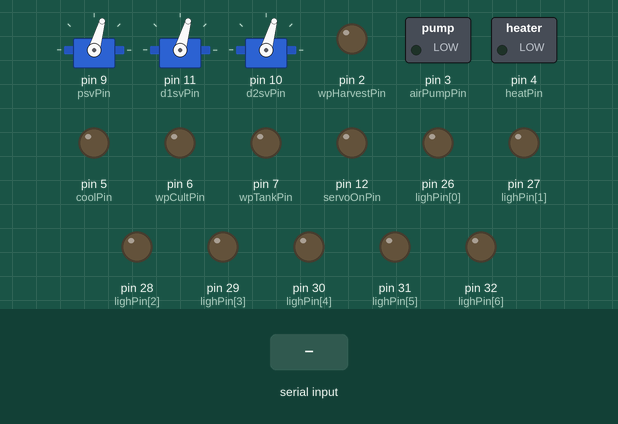
This sketch was run on a simulated Arduino Mega 2560, built with avr-gcc and run on an emulated ATmega2560. Shown: 3 × servo, switched loads named in the sketch (green lamp = pin HIGH), output pins drawn as LEDs (lit = HIGH). The test bench sets the inputs (shaded band). What the sketch prints to the serial monitor is not drawn.

Above: at 0.1 s.
At 1.6 s:
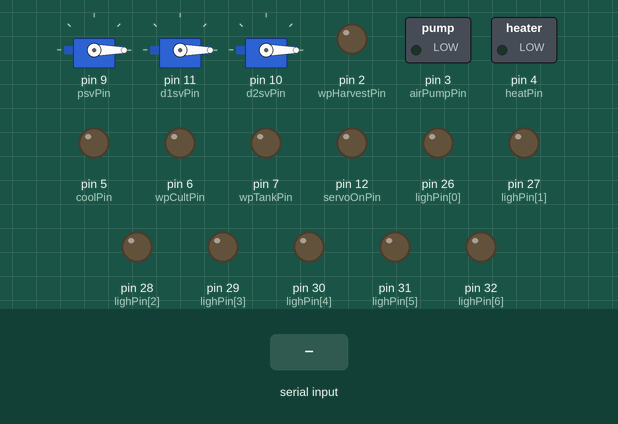
1.7 s: "1" received over the second serial link
Timing chart, 0 to 4.7 s (numbered marks = the images above; inputs shaded):
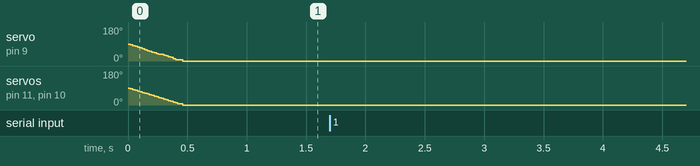

The sketch:

brain.ino
```cpp
#include <ArduinoJson.h>
#include <VarSpeedServo.h>

//Incoming Data doc from brainESP
const size_t capacity = JSON_OBJECT_SIZE(27) + 300;
DynamicJsonDocument brain(capacity);
const char* json[capacity];

const size_t capacity2 = JSON_OBJECT_SIZE(2);
DynamicJsonDocument docout(capacity2);


//Servo Setup Requirements
VarSpeedServo harvestServo1;
VarSpeedServo dumpServo1;
VarSpeedServo dumpServo2;


//Serial Readings
int lp1_1, lp1_2, lp1_3, lp1_4,
    lp2_1, lp2_2, lp2_3, lp2_4,
    chillSS, chillOn, heatOn, airSS,
    topUp, phDown, nutMix, sPump, hAM, hSS,
    servoOn, psv, d1sv, d2sv,
    pOpen, pClose, d1Open, d1Close, d2Open, d2Close;

//Lighting On/Off
int lp[]  = {0, 0, 0, 0, 0, 0, 0, 0};
int lpL[] = {0, 0, 0, 0, 0, 0, 0, 0};
int lighPin[] = {26, 27, 28, 29, 30, 31, 32, 33};

//Servo Control
int servoOnPin = 12, psvPin = 9, d1svPin = 11, d2svPin = 10;
int d1svL = 0, d2svL = 0, psvL = 0;
byte servoOnCheck = 0;
unsigned long d1Millis, lastD1Delay, d1Delay = 300;

unsigned long servoMillis, lastServoDelay, servoDelay = 1000;


//pumps
int wpCultPin = 6, wpTankPin = 7, wpHarvestPin = 2, airPumpPin = 3;

//Cooling
int heatPin = 4, coolPin = 5;


//Add Output Pins here inorder to set low/Set as Ouput in Setup
int outPutPins[] = {servoOnPin,
                    wpCultPin, wpTankPin, wpHarvestPin, airPumpPin,
                    heatPin, coolPin
                   };

unsigned long readMillis,lastreadOff,readDelay =5000;
int co2in;
void setup() {
  Serial.begin(115200);
  Serial3.begin(9600);

  //Set Lights
  for (byte i = 0; i < (sizeof(lighPin) / sizeof(lighPin[0])); i++) {
    pinMode(lighPin[i], OUTPUT);
    digitalWrite(lighPin[i], LOW);
  }
  //Set Outputs - taken from outPutPins[] array
  for (byte i = 0; i < (sizeof(outPutPins) / sizeof(outPutPins[0])); i++) {
    pinMode(outPutPins[i], OUTPUT);
    digitalWrite(outPutPins[i], LOW);
  }

  pinMode(A0, INPUT);    // sets the digital pin 7 as input


  //Set Servos
  harvestServo1.attach(psvPin);
  harvestServo1.write(0, 127, false);
  dumpServo1.attach(d1svPin);
  dumpServo1.write(0, 127, false);
  dumpServo2.attach(d2svPin);
  dumpServo2.write(0, 127, true);

}

void loop() {
  readBrainESP();
  turnONOffLights();
  servoControl();
  heatCool();
  airWaterPumps();
}

void readBrainESP() {
  if (Serial3.available() > 0) {
    deserializeJson(brain, Serial3);
    lp[0] = brain["lp1_1"];
    lp[1] = brain["lp1_2"];
    lp[2] = brain["lp1_3"];
    lp[3] = brain["lp1_4"];
    lp[4] = brain["lp2_1"];
    lp[5] = brain["lp2_2"];
    lp[6] = brain["lp2_3"];
    lp[7] = brain["lp2_4"];

    chillOn = brain["chillOn"];
    heatOn = brain["heatOn"];
    airSS = brain["airSS"];
    topUp = brain["topUp"];
    phDown = brain["phDown"];
    nutMix = brain["nutMix"];
    sPump = brain["sPump"];
    hAM = brain["hAM"];
    hSS = brain["hSS"];
    servoOn = brain["servoOn"];
    psv = brain["psv"];
    d1sv = brain["d1sv"];
    d2sv = brain["d2sv"];
    pOpen = brain["pOpen"];
    pClose = brain["pClose"];
    d1Open = brain["d1Open"];
    d1Close = brain["d1Close"];
    d2Open = brain["d2Open"];
    d2Close = brain["d2Close"];


    docout["sensor"] = co2in;
    docout["time"] = 1351824120;
    serializeJson(docout, Serial3);
    Serial3.println();
  }


  serializeJson(brain, Serial);
  Serial.println();
}

void turnONOffLights()  {
  for (byte i = 0; i < (sizeof(lighPin) / sizeof(lighPin[0])); i++) {
    if (lpL[i] != lp[i]) {
      if (lp[i] == 1) digitalWrite(lighPin[i], HIGH);
      else digitalWrite(lighPin[i], LOW);
      lpL[i] = lp[i];
    }
  }
}

void servoControl() {
  if (d1svL != d1sv) {
    digitalWrite(servoOnPin, HIGH);
    int mapSV = d1sv;
    mapSV = map(mapSV, 0, 100, d1Open, d1Close);
    dumpServo1.write(mapSV, 255, false);
    d1svL = d1sv;
    servoOnCheck = 1;
    servoMillis = millis();
    lastServoDelay = servoMillis;
  }
  if (d2svL != d2sv) {
    digitalWrite(servoOnPin, HIGH);
    int mapSV = d2sv;
    mapSV = map(mapSV, 0, 100, d2Open, d2Close);
    dumpServo2.write(mapSV, 255, false);
    d2svL = d2sv;
    servoOnCheck = 1;
    servoMillis = millis();
    lastServoDelay = servoMillis;
  }
  if (psvL != psv) {
    digitalWrite(servoOnPin, HIGH);
    int mapSV = psv;
    mapSV = map(mapSV, 0, 100, pOpen, pClose);
    harvestServo1.write(mapSV, 255, false);
    psvL = psv;
    servoOnCheck = 1;
    servoMillis = millis();
    lastServoDelay = servoMillis;
  }


  if (servoOnCheck == 1)  {
    servoMillis = millis();
    if (servoMillis - lastServoDelay >= servoDelay) {
      // save the last time you blinked the LED
      lastServoDelay = servoMillis;
      digitalWrite(servoOnPin, LOW);
      servoOnCheck = 0;
    }
  }
}

void heatCool() {
  if (chillOn == 1) {
    digitalWrite(coolPin, HIGH);
  }
  else if (chillOn == 0) {
    digitalWrite(coolPin, LOW);
  }
  if (heatOn == 1) {
    digitalWrite(heatPin, HIGH);
  }
  else if (heatOn == 0) {
    digitalWrite(heatPin, LOW);
  }

}

void airWaterPumps()  {
  if (airSS == 1) {
    digitalWrite(airPumpPin, HIGH);
  }
  else if (airSS == 0) {
    digitalWrite(airPumpPin, LOW);
  }
  if (topUp == 1) {
    digitalWrite(wpCultPin, HIGH);
  }
  else if (topUp == 0) {
    digitalWrite(wpCultPin, LOW);
  }
  if (hSS == 1) {
    digitalWrite(wpHarvestPin, HIGH);
  }
  else if (hSS == 0) {
    digitalWrite(wpHarvestPin, LOW);
  }
}
```
